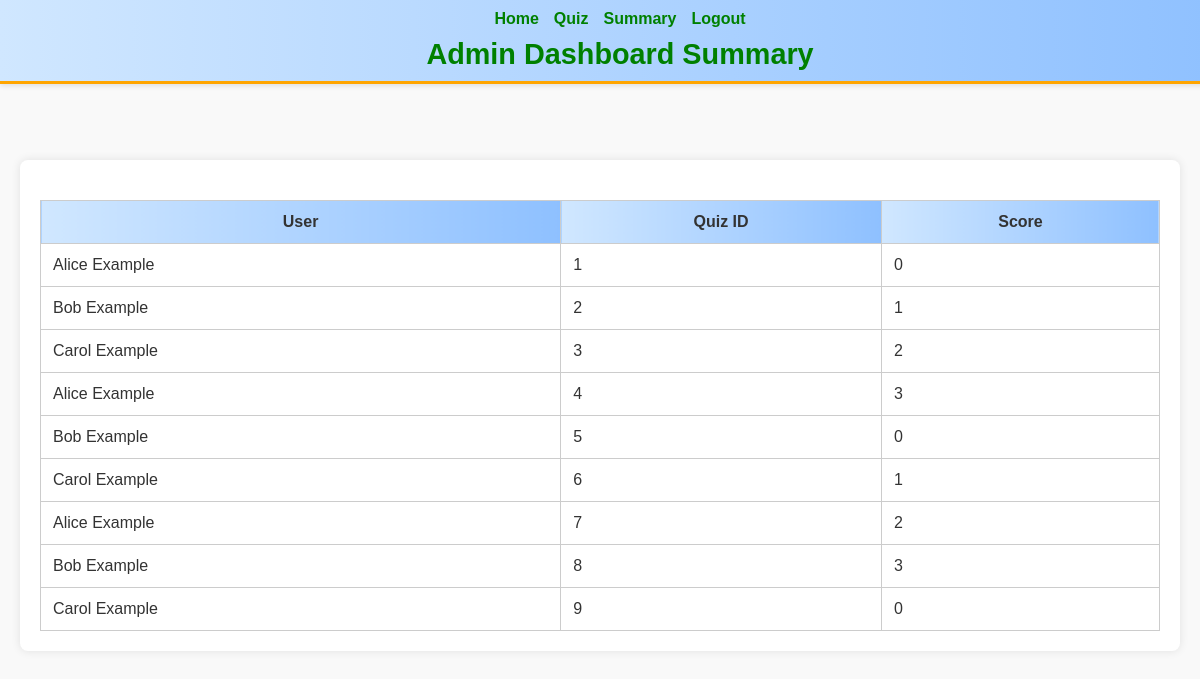
Page /admin_dashboard_summary (signed in) on the committed database.
### Performance_Analyser/quiz_management_system/models.py (models this page shows)
class User(db.Model):
    id = db.Column(db.Integer, primary_key=True)
    username = db.Column(db.String(150), unique=True, nullable=False)
    password = db.Column(db.String(150), nullable=False)
    full_name = db.Column(db.String(150), nullable=False)
    qualification = db.Column(db.String(150))
    dob = db.Column(db.Date)
    role = db.Column(db.String(50), default='user')

class Score(db.Model):
    id = db.Column(db.Integer, primary_key=True)
    quiz_id = db.Column(db.Integer)
    user_id = db.Column(db.Integer)
    time_stamp_of_attempt = db.Column(db.DateTime)
    total_scored = db.Column(db.Integer)

### Performance_Analyser/quiz_management_system/app.py (the view)
@app.route('/admin_dashboard_summary', methods=['GET', 'POST'])
@flask_profiler.profile()
def admin_dashboard_summary():
    if not session.get('user_id') or User.query.get(session['user_id']).role != 'admin':
        return redirect(url_for('login'))
    scores = Score.query.all()
    quiz_attempts = db.session.query(
        Score.quiz_id, func.count(Score.user_id)
    ).group_by(Score.quiz_id).all()
    users = {user.id: user for user in User.query.all()}
    return render_template('admin_dashboard_summary.html',
                           scores=scores,
                           quiz_attempts=quiz_attempts,
                           users=users)

### Performance_Analyser/quiz_management_system/templates/admin_dashboard_summary.html (shortened to what this page needs)
<!DOCTYPE html>
<html lang="en">
<head>
</head>
<body>
    <header>
        <div class="nav">
            <ul>
                <li><a href="{{ url_for('admin_dashboard') }}">Home</a></li>
                <li><a href="{{ url_for('admin_dashboard_quiz') }}">Quiz</a></li>
                <li><a href="{{ url_for('admin_dashboard_summary') }}">Summary</a></li>
                <li><a href="{{ url_for('login') }}">Logout</a></li>
            </ul>
        </div>
        <h1>Admin Dashboard Summary</h1>
    </header>
    <div class="container">
        <table>
            <thead>
                <tr>
                    <th>User</th>
                    <th>Quiz ID</th>
                    <th>Score</th>
                </tr>
            </thead>
            <tbody>
                {% for score in scores %}
                <tr>
                    <td>{{ users[score.user_id].full_name if score.user_id in users else 'Unknown' }}</td>
                    <td>{{ score.quiz_id }}</td>
                    <td>{{ score.total_scored }}</td>
                </tr>
                {% endfor %}
            </tbody>
        </table>
    </div>
</body>
</html>

### Performance_Analyser/quiz_management_system/templates/admin_dashboard_summary.html (style rules this page uses)
body { font-family: 'Comic Sans MS', cursive, sans-serif; background-color: #f9f9f9; margin: 0; padding: 70px 20px 20px 20px; color: #333; }
header { background: linear-gradient(90deg, #d0e7ff, #8ec0ff); padding: 10px 20px; border-bottom: 3px solid #ffa500; box-shadow: 0 2px 5px rgba(0,0,0,0.1); position: fixed; top: 0; left: 0; width: 100%; z-index: 1000; }
header .nav { text-align: center; margin-bottom: 5px; }
header .nav ul { list-style: none; margin: 0; padding: 0; display: inline-flex; gap: 15px; }
header .nav ul li { font-weight: bold; }
header .nav ul li a { text-decoration: none; color: green; transition: color 0.3s; }
header h1 { margin: 0; text-align: center; color: green; font-size: 1.8em; padding-top: 5px; }
.container { max-width: 1200px; margin: 90px auto 20px auto; padding: 20px; background-color: #fff; box-shadow: 0 0 10px rgba(0,0,0,0.1); border-radius: 8px; }
table { width: 100%; border-collapse: collapse; margin-top: 20px; }
table thead th { background: linear-gradient(90deg, #d0e7ff, #8ec0ff); padding: 12px; border: 1px solid #ccc; font-weight: bold; }
table tbody td { padding: 12px; border: 1px solid #ccc; }

### rows in the picture
Score: quiz_id "1", total_scored "0"
User: full_name "Alice Example"
Score: quiz_id "2", total_scored "1"
User: full_name "Bob Example"
Score: quiz_id "3", total_scored "2"
User: full_name "Carol Example"
Score: quiz_id "4", total_scored "3"
Score: quiz_id "5", total_scored "0"
Score: quiz_id "6", total_scored "1"
Score: quiz_id "7", total_scored "2"
Score: quiz_id "8", total_scored "3"
Score: quiz_id "9", total_scored "0"
